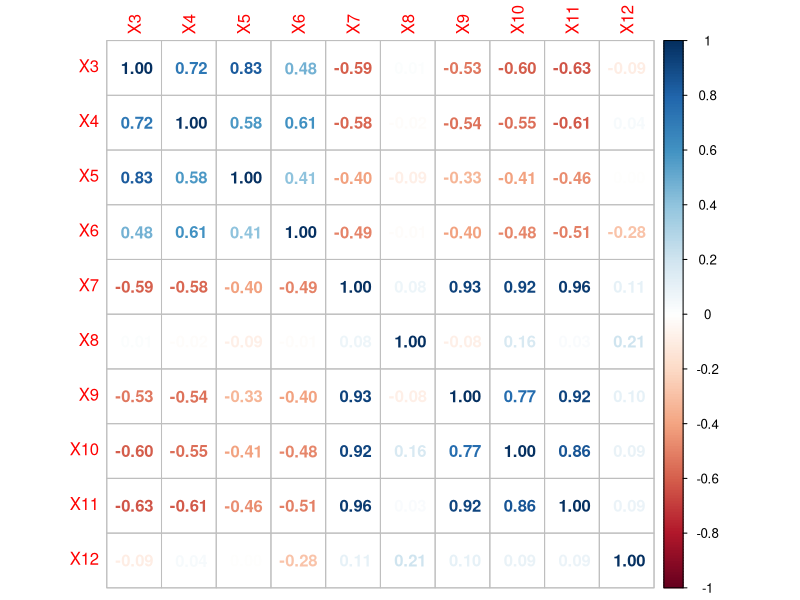
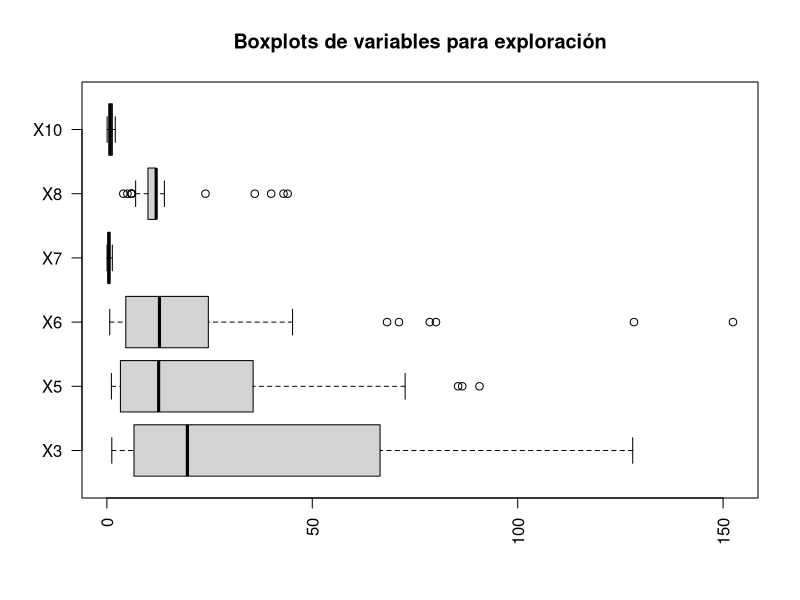
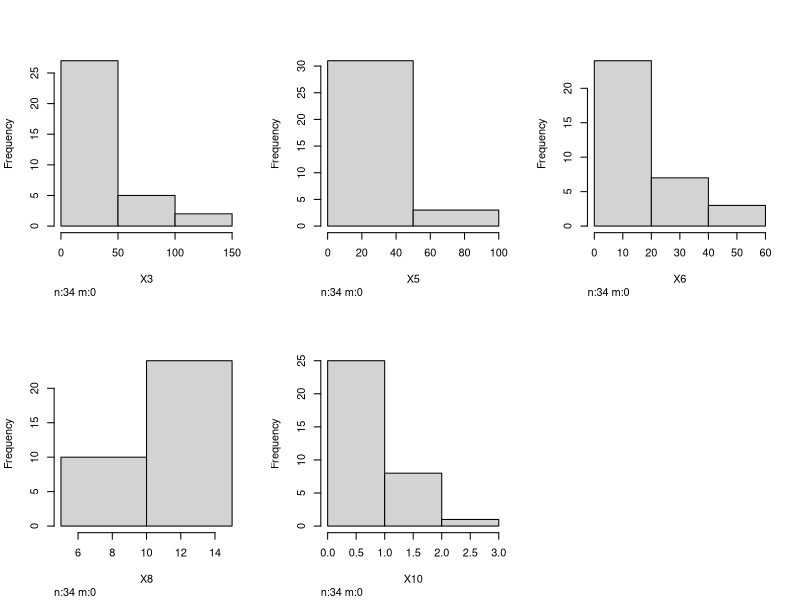
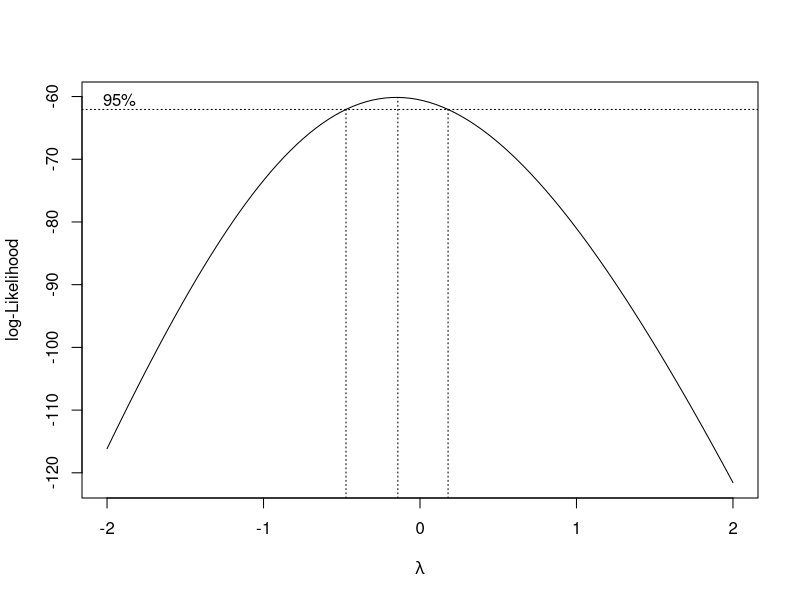
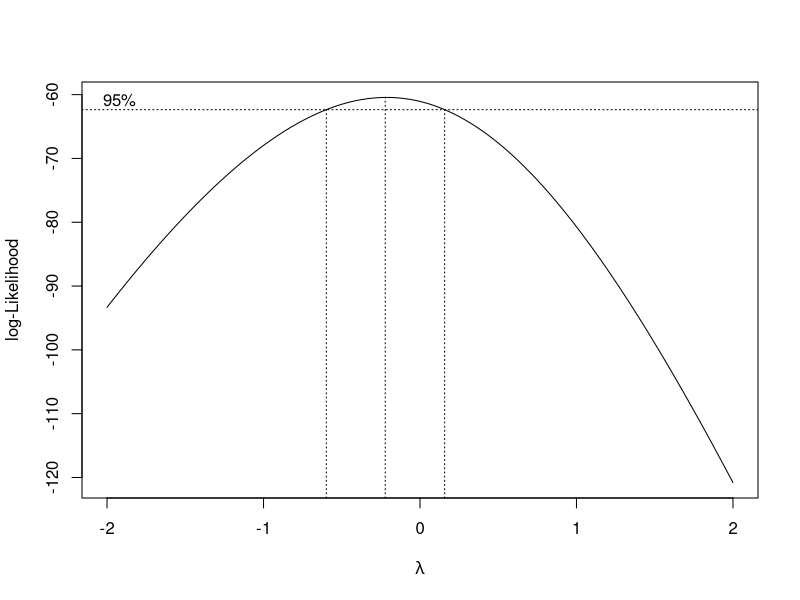
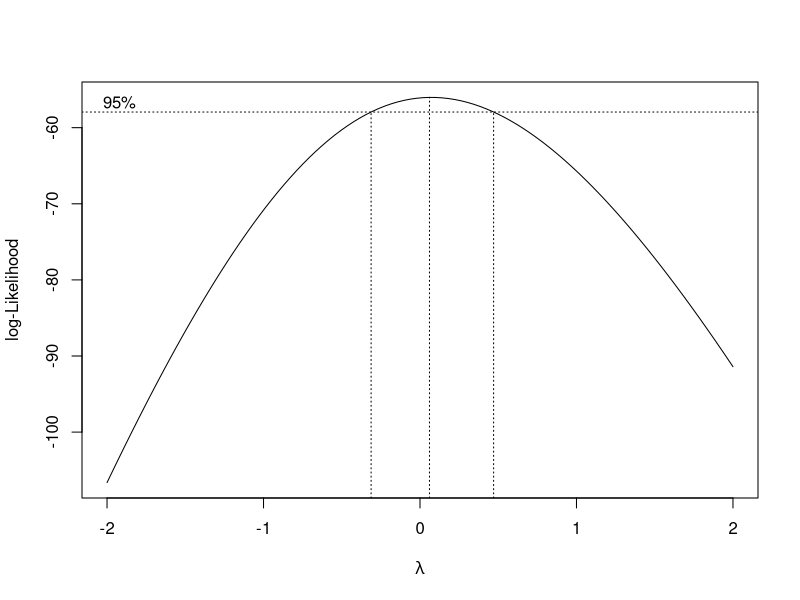
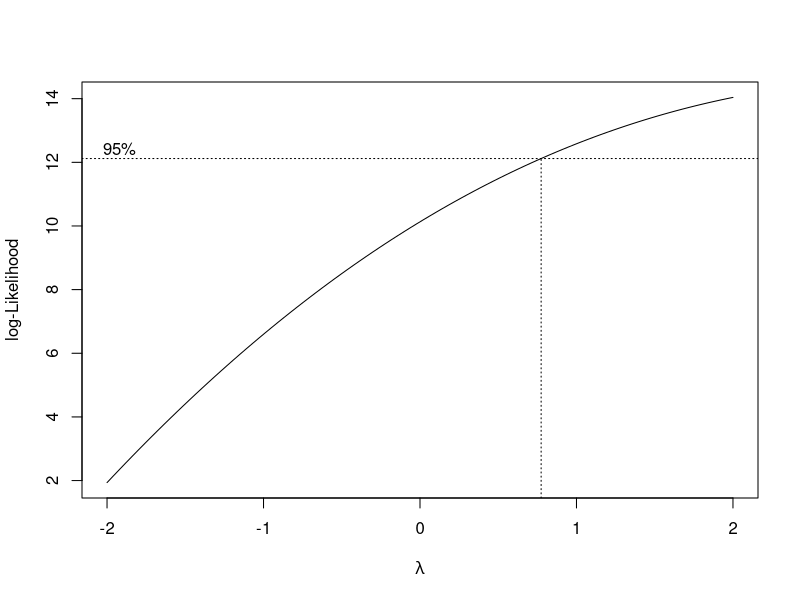
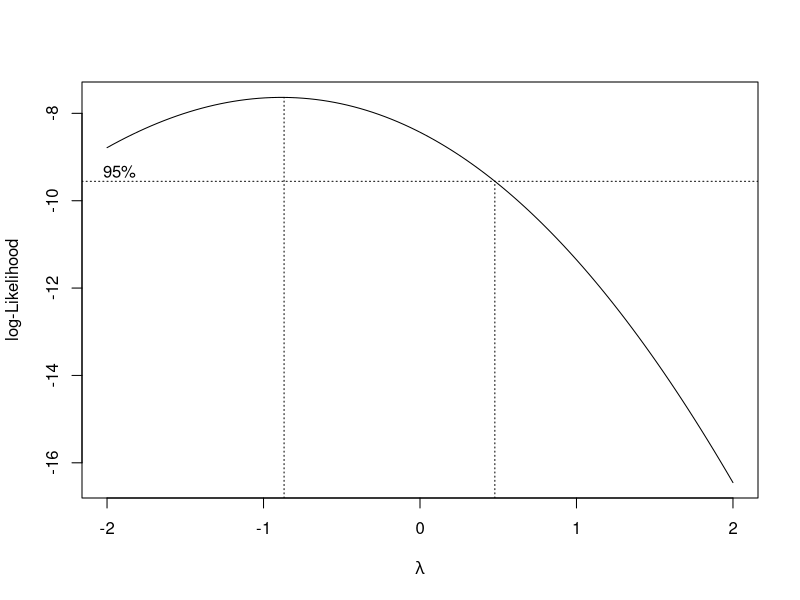

These figures' R source, in order: (Note: this script raises an error after producing the figures.)
## ---- chunk 1
knitr::opts_chunk$set(echo = FALSE)
## ---- chunk 2
df=read.csv('mercurio.csv')
head(df)
## ---- chunk 3
#Obtener media, mediana, quartiles, ds, min y máx de las variables.
summary(df)
print(paste('sd:',round(apply(df[, !names(df) %in% c("X2")],2,'sd'),4)))
table(df$X2)
## ---- chunk 4
#Gráficar matriz de correlación
suppressPackageStartupMessages(library("corrplot"))
C <- cor(df[,c(-1,-2)])
corrplot(C, method = 'number')
## ---- chunk 5
#Graficar boxplots de variables cuantitativas continuas
boxplot(df$X3, df$X5, df$X6, df$X7, df$X8, df$X10,
main = "Boxplots de variables para exploración",
names = c("X3", "X5", "X6", "X7", "X8", "X10"),
las = 2,
horizontal = TRUE,
notch = FALSE
)
## ---- chunk 6
#drop outliers
outliers <- boxplot(df$X5, plot=FALSE)$out
df<- df[-which(df$X5 %in% outliers),]
outliers <- boxplot(df$X6, plot=FALSE)$out
df<- df[-which(df$X6 %in% outliers),]
outliers <- boxplot(df$X8, plot=FALSE)$out
df<- df[-which(df$X8 %in% outliers),]
outliers <- boxplot(df$X9, plot=FALSE)$out
df<- df[-which(df$X9 %in% outliers),]
## ---- chunk 7
suppressPackageStartupMessages(library(Hmisc))
hist.data.frame(df[, !names(df) %in% c("X1", "X2","X4", "X7" ,"X9", "X11", "X12")])
## ---- chunk 8
suppressPackageStartupMessages(library(MASS))
#se obtiene el valor de lamba que máximiza la función de verosimilitud para cada variable
bc = boxcox((df$X3+1)~1)
lam = bc$x[which.max(bc$y)]
df$X3=((df$X3+1)^lam-1)/lam

bc = boxcox((df$X5+1)~1)
lam = bc$x[which.max(bc$y)]
df$X5=((df$X5+1)^lam-1)/lam

bc = boxcox((df$X6+1)~1)
lam = bc$x[which.max(bc$y)]
df$X6=((df$X6+1)^lam-1)/lam

bc = boxcox((df$X8+1)~1)
lam = bc$x[which.max(bc$y)]
df$X8=((df$X8+1)^lam-1)/lam

bc = boxcox((df$X10+1)~1)
lam = bc$x[which.max(bc$y)]
df$X10=((df$X10+1)^lam-1)/lam
## ---- chunk 9
suppressPackageStartupMessages(library(Hmisc))
hist.data.frame(df[, !names(df) %in% c("X1", "X2","X4", "X7" ,"X9", "X11", "X12")])
## ---- chunk 10
#Escalamiento Estandar-Max
df_cuantitative <- df[,c(-1,-2,-4,-9,-11)]
#df_cuantitative <- df[, !names(df) %in% c("X1", "X2", "X12")]
z_norm<-function(x){(x-mean(x))/sd(x)}
df_secundary = as.data.frame(lapply(df_cuantitative,z_norm))
df$X3 = df_secundary$X3
df$X5 = df_secundary$X5
df$X6 = df_secundary$X6
df$X8 = df_secundary$X8
df$X10 = df_secundary$X10
## ---- chunk 11
#Graficar boxplots de variables reescaladas
boxplot(df$X3, df$X5, df$X6, df$X8, df$X10,
main = "Boxplots de variables reescaladas",
names = c("X3", "X5", "X6", "X8", "X10"),
las = 2,
horizontal = TRUE,
notch = FALSE
)
## ---- chunk 12
R=lm(X7~X3+X5+X6+X8+X10,data=df)
summary(R)
## ---- chunk 13
step(R,direction="both",trace=1)
## ---- chunk 14
R1=lm(X7~X3+X6+X10,data=df)
S=summary(R1)
S
## ---- chunk 15
#Se obtienen los intervalos de confianza
confint(R1)
## ---- chunk 16
E=R1$residuals
Y=R1$fitted.values

qqnorm(E)
qqline(E,col="red")

hist(E,col="lightcyan",freq=FALSE,main="Histograma de Residuos",ylim=c(0,6),xlab="",ylab="X7")
lines(density(E),col="red")
curve(dnorm(x,mean=mean(E),sd=sd(E)), add=TRUE, col="blue",lwd=2)

shapiro.test(E)

## ---- chunk 17
plot(Y,E,ylab="Residuos",xlab="Valores estimados",pch=20,col="red")
abline(h=0,col="red")
text(Y[],E[],1:34,cex=0.8,pos=3,offset=0.2)
## ---- chunk 18
n=length(df$X4)
plot(c(1:n),R1$residuals,type="l",xlab="Orden de las observaciones",ylab="Residuos")
abline(h=0,col="red")
## ---- chunk 19
suppressPackageStartupMessages(library(dplyr))
df$residuos_estandarizados <- rstudent(R1)  #Introduce una columna en D con los residuos del modelo estandarizados

ggplot(data = df, aes(x = predict(R1), y = abs(residuos_estandarizados))) +
  geom_hline(yintercept = 3, color = "red", linetype = "dashed") +
  # se identifican en rojo observaciones con residuos estandarizados absolutos > 3
  geom_point(aes(color = ifelse(abs(residuos_estandarizados) > 3, 'red', 'black'))) +
  scale_color_identity() +
  labs(title = "Distribución de los residuos estandarizados",x = "predicción modelo") + 
  theme_bw() + theme(plot.title = element_text(hjust = 0.5))

which(abs(df$residuos_estandarizados)>3)

## ---- chunk 20
C<-aov(X7~as.factor(X12), data = df)
summary(C)
tapply(df$X7,df$X12,mean)
mean(df$X7)
boxplot(df$X7 ~ as.factor(df$X12), horizontal = TRUE)
I = TukeyHSD(aov(X7 ~ as.factor(X12), data = df))
I
plot(I) #Los intervalos de confianza se observan mejor si se grafican
